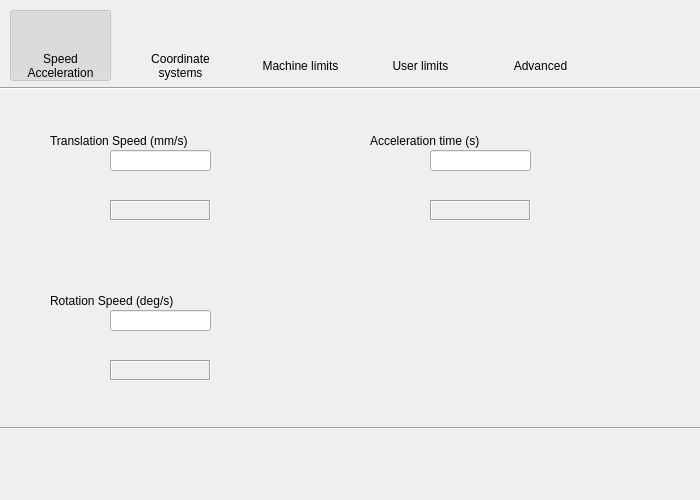
<?xml version="1.0" encoding="UTF-8"?>
<ui version="4.0">
 <class>Form</class>
 <widget class="PyDMFrame" name="Form">
  <property name="geometry">
   <rect>
    <x>0</x>
    <y>0</y>
    <width>700</width>
    <height>500</height>
   </rect>
  </property>
  <property name="windowTitle">
   <string>Parameters</string>
  </property>
  <property name="toolTip">
   <string/>
  </property>
  <property name="whatsThis">
   <string>
    QFrame with support for alarms
    This class inherits from QFrame and PyDMWidget.

    Parameters
    ----------
    parent : QWidget
        The parent widget for the Label
    init_channel : str, optional
        The channel to be used by the widget.
    </string>
  </property>
  <property name="channel" stdset="0">
   <string>ca://${P}${R}CFG_SPEED:Trans</string>
  </property>
  <widget class="PyDMRelatedDisplayButton" name="PyDMRelatedDisplayButton">
   <property name="enabled">
    <bool>false</bool>
   </property>
   <property name="geometry">
    <rect>
     <x>10</x>
     <y>10</y>
     <width>101</width>
     <height>71</height>
    </rect>
   </property>
   <property name="toolTip">
    <string/>
   </property>
   <property name="whatsThis">
    <string>
    A QPushButton capable of opening a new Display at the same of at a
    new window.

    Parameters
    ----------
    init_channel : str, optional
        The channel to be used by the widget.

    filename : str, optional
        The file to be opened
    </string>
   </property>
   <property name="layoutDirection">
    <enum>Qt::LeftToRight</enum>
   </property>
   <property name="autoFillBackground">
    <bool>false</bool>
   </property>
   <property name="styleSheet">
    <string notr="true">padding-bottom:20px;</string>
   </property>
   <property name="icon">
    <iconset>
     <normaloff>icons/Speed_32px.png</normaloff>icons/Speed_32px.png</iconset>
   </property>
   <property name="iconSize">
    <size>
     <width>32</width>
     <height>32</height>
    </size>
   </property>
   <property name="checkable">
    <bool>true</bool>
   </property>
   <property name="checked">
    <bool>true</bool>
   </property>
   <property name="filenames" stdset="0">
    <string>SymetrieConfigSpeed.ui</string>
   </property>
  </widget>
  <widget class="PyDMRelatedDisplayButton" name="PyDMRelatedDisplayButton_2">
   <property name="geometry">
    <rect>
     <x>130</x>
     <y>10</y>
     <width>101</width>
     <height>71</height>
    </rect>
   </property>
   <property name="toolTip">
    <string/>
   </property>
   <property name="whatsThis">
    <string>
    A QPushButton capable of opening a new Display at the same of at a
    new window.

    Parameters
    ----------
    init_channel : str, optional
        The channel to be used by the widget.

    filename : str, optional
        The file to be opened
    </string>
   </property>
   <property name="layoutDirection">
    <enum>Qt::LeftToRight</enum>
   </property>
   <property name="autoFillBackground">
    <bool>false</bool>
   </property>
   <property name="styleSheet">
    <string notr="true">padding-bottom:20px;</string>
   </property>
   <property name="icon">
    <iconset>
     <normaloff>icons/Coordinate_System_32px.png</normaloff>icons/Coordinate_System_32px.png</iconset>
   </property>
   <property name="iconSize">
    <size>
     <width>32</width>
     <height>32</height>
    </size>
   </property>
   <property name="flat">
    <bool>true</bool>
   </property>
   <property name="filenames" stdset="0">
    <string>SymetrieConfigCoordSys.ui</string>
   </property>
  </widget>
  <widget class="PyDMRelatedDisplayButton" name="PyDMRelatedDisplayButton_5">
   <property name="geometry">
    <rect>
     <x>490</x>
     <y>10</y>
     <width>101</width>
     <height>71</height>
    </rect>
   </property>
   <property name="toolTip">
    <string/>
   </property>
   <property name="whatsThis">
    <string>
    A QPushButton capable of opening a new Display at the same of at a
    new window.

    Parameters
    ----------
    init_channel : str, optional
        The channel to be used by the widget.

    filename : str, optional
        The file to be opened
    </string>
   </property>
   <property name="layoutDirection">
    <enum>Qt::LeftToRight</enum>
   </property>
   <property name="autoFillBackground">
    <bool>false</bool>
   </property>
   <property name="styleSheet">
    <string notr="true">padding-bottom:20px;</string>
   </property>
   <property name="icon">
    <iconset>
     <normaloff>icons/Administrative_Tools_32px.png</normaloff>icons/Administrative_Tools_32px.png</iconset>
   </property>
   <property name="iconSize">
    <size>
     <width>32</width>
     <height>32</height>
    </size>
   </property>
   <property name="flat">
    <bool>true</bool>
   </property>
   <property name="filenames" stdset="0">
    <string>SymetrieConfigAdvanced.ui</string>
   </property>
  </widget>
  <widget class="PyDMSlider" name="PyDMSlider">
   <property name="enabled">
    <bool>true</bool>
   </property>
   <property name="geometry">
    <rect>
     <x>40</x>
     <y>160</y>
     <width>250</width>
     <height>40</height>
    </rect>
   </property>
   <property name="toolTip">
    <string/>
   </property>
   <property name="whatsThis">
    <string>
    A QSlider with support for Channels and more from PyDM.

    Parameters
    ----------
    parent : QWidget
        The parent widget for the Label
    init_channel : str, optional
        The channel to be used by the widget.
    </string>
   </property>
   <property name="showUnits" stdset="0">
    <bool>false</bool>
   </property>
   <property name="channel" stdset="0">
    <string>ca://${P}${R}CFG_SPEED:Trans</string>
   </property>
   <property name="showValueLabel" stdset="0">
    <bool>false</bool>
   </property>
  </widget>
  <widget class="PyDMLineEdit" name="PyDMLineEdit">
   <property name="geometry">
    <rect>
     <x>110</x>
     <y>150</y>
     <width>101</width>
     <height>21</height>
    </rect>
   </property>
   <property name="toolTip">
    <string/>
   </property>
   <property name="whatsThis">
    <string/>
   </property>
   <property name="precisionFromPV" stdset="0">
    <bool>false</bool>
   </property>
   <property name="precision" stdset="0">
    <number>4</number>
   </property>
   <property name="channel" stdset="0">
    <string>ca://${P}${R}CFG_SPEED:Trans</string>
   </property>
  </widget>
  <widget class="PyDMLabel" name="PyDMLabel">
   <property name="geometry">
    <rect>
     <x>50</x>
     <y>130</y>
     <width>221</width>
     <height>21</height>
    </rect>
   </property>
   <property name="toolTip">
    <string/>
   </property>
   <property name="whatsThis">
    <string/>
   </property>
   <property name="text">
    <string>Translation Speed (mm/s)</string>
   </property>
  </widget>
  <widget class="PyDMLineEdit" name="PyDMLineEdit_2">
   <property name="geometry">
    <rect>
     <x>110</x>
     <y>310</y>
     <width>101</width>
     <height>21</height>
    </rect>
   </property>
   <property name="toolTip">
    <string/>
   </property>
   <property name="whatsThis">
    <string/>
   </property>
   <property name="precisionFromPV" stdset="0">
    <bool>false</bool>
   </property>
   <property name="precision" stdset="0">
    <number>4</number>
   </property>
   <property name="channel" stdset="0">
    <string>ca://${P}${R}CFG_SPEED:Rot</string>
   </property>
  </widget>
  <widget class="PyDMLabel" name="PyDMLabel_2">
   <property name="geometry">
    <rect>
     <x>50</x>
     <y>290</y>
     <width>221</width>
     <height>21</height>
    </rect>
   </property>
   <property name="toolTip">
    <string/>
   </property>
   <property name="whatsThis">
    <string/>
   </property>
   <property name="text">
    <string>Rotation Speed (deg/s)</string>
   </property>
  </widget>
  <widget class="PyDMSlider" name="PyDMSlider_2">
   <property name="enabled">
    <bool>true</bool>
   </property>
   <property name="geometry">
    <rect>
     <x>40</x>
     <y>320</y>
     <width>250</width>
     <height>40</height>
    </rect>
   </property>
   <property name="toolTip">
    <string/>
   </property>
   <property name="whatsThis">
    <string>
    A QSlider with support for Channels and more from PyDM.

    Parameters
    ----------
    parent : QWidget
        The parent widget for the Label
    init_channel : str, optional
        The channel to be used by the widget.
    </string>
   </property>
   <property name="showUnits" stdset="0">
    <bool>false</bool>
   </property>
   <property name="channel" stdset="0">
    <string>ca://${P}${R}CFG_SPEED:Rot</string>
   </property>
   <property name="showValueLabel" stdset="0">
    <bool>false</bool>
   </property>
  </widget>
  <widget class="PyDMLabel" name="PyDMLabel_3">
   <property name="geometry">
    <rect>
     <x>110</x>
     <y>200</y>
     <width>101</width>
     <height>21</height>
    </rect>
   </property>
   <property name="toolTip">
    <string/>
   </property>
   <property name="whatsThis">
    <string/>
   </property>
   <property name="autoFillBackground">
    <bool>false</bool>
   </property>
   <property name="frameShape">
    <enum>QFrame::Box</enum>
   </property>
   <property name="frameShadow">
    <enum>QFrame::Sunken</enum>
   </property>
   <property name="margin">
    <number>0</number>
   </property>
   <property name="alarmSensitiveBorder" stdset="0">
    <bool>false</bool>
   </property>
   <property name="precisionFromPV" stdset="0">
    <bool>false</bool>
   </property>
   <property name="precision" stdset="0">
    <number>4</number>
   </property>
   <property name="showUnits" stdset="0">
    <bool>true</bool>
   </property>
   <property name="channel" stdset="0">
    <string>ca://${P}${R}CFG_SPEED:Trans_RBV</string>
   </property>
  </widget>
  <widget class="PyDMLabel" name="PyDMLabel_4">
   <property name="geometry">
    <rect>
     <x>110</x>
     <y>360</y>
     <width>101</width>
     <height>21</height>
    </rect>
   </property>
   <property name="toolTip">
    <string/>
   </property>
   <property name="whatsThis">
    <string/>
   </property>
   <property name="autoFillBackground">
    <bool>false</bool>
   </property>
   <property name="frameShape">
    <enum>QFrame::Box</enum>
   </property>
   <property name="frameShadow">
    <enum>QFrame::Sunken</enum>
   </property>
   <property name="margin">
    <number>0</number>
   </property>
   <property name="alarmSensitiveBorder" stdset="0">
    <bool>false</bool>
   </property>
   <property name="precisionFromPV" stdset="0">
    <bool>false</bool>
   </property>
   <property name="precision" stdset="0">
    <number>4</number>
   </property>
   <property name="showUnits" stdset="0">
    <bool>true</bool>
   </property>
   <property name="channel" stdset="0">
    <string>ca://${P}${R}CFG_SPEED:Rot_RBV</string>
   </property>
  </widget>
  <widget class="PyDMLineEdit" name="PyDMLineEdit_3">
   <property name="geometry">
    <rect>
     <x>430</x>
     <y>150</y>
     <width>101</width>
     <height>21</height>
    </rect>
   </property>
   <property name="toolTip">
    <string/>
   </property>
   <property name="whatsThis">
    <string/>
   </property>
   <property name="precisionFromPV" stdset="0">
    <bool>false</bool>
   </property>
   <property name="precision" stdset="0">
    <number>4</number>
   </property>
   <property name="channel" stdset="0">
    <string>ca://${P}${R}CFG_TA:Value</string>
   </property>
  </widget>
  <widget class="PyDMLabel" name="PyDMLabel_5">
   <property name="geometry">
    <rect>
     <x>370</x>
     <y>130</y>
     <width>221</width>
     <height>21</height>
    </rect>
   </property>
   <property name="toolTip">
    <string/>
   </property>
   <property name="whatsThis">
    <string/>
   </property>
   <property name="text">
    <string>Acceleration time (s)</string>
   </property>
  </widget>
  <widget class="PyDMSlider" name="PyDMSlider_3">
   <property name="enabled">
    <bool>true</bool>
   </property>
   <property name="geometry">
    <rect>
     <x>360</x>
     <y>160</y>
     <width>250</width>
     <height>40</height>
    </rect>
   </property>
   <property name="toolTip">
    <string/>
   </property>
   <property name="whatsThis">
    <string>
    A QSlider with support for Channels and more from PyDM.

    Parameters
    ----------
    parent : QWidget
        The parent widget for the Label
    init_channel : str, optional
        The channel to be used by the widget.
    </string>
   </property>
   <property name="showUnits" stdset="0">
    <bool>false</bool>
   </property>
   <property name="channel" stdset="0">
    <string>ca://${P}${R}CFG_TA:Value</string>
   </property>
   <property name="showValueLabel" stdset="0">
    <bool>false</bool>
   </property>
  </widget>
  <widget class="PyDMLabel" name="PyDMLabel_6">
   <property name="geometry">
    <rect>
     <x>430</x>
     <y>200</y>
     <width>101</width>
     <height>21</height>
    </rect>
   </property>
   <property name="toolTip">
    <string/>
   </property>
   <property name="whatsThis">
    <string/>
   </property>
   <property name="autoFillBackground">
    <bool>false</bool>
   </property>
   <property name="frameShape">
    <enum>QFrame::Box</enum>
   </property>
   <property name="frameShadow">
    <enum>QFrame::Sunken</enum>
   </property>
   <property name="margin">
    <number>0</number>
   </property>
   <property name="alarmSensitiveBorder" stdset="0">
    <bool>false</bool>
   </property>
   <property name="precisionFromPV" stdset="0">
    <bool>false</bool>
   </property>
   <property name="precision" stdset="0">
    <number>4</number>
   </property>
   <property name="showUnits" stdset="0">
    <bool>true</bool>
   </property>
   <property name="channel" stdset="0">
    <string>ca://${P}${R}CFG_TA:Value_RBV</string>
   </property>
  </widget>
  <widget class="PyDMRelatedDisplayButton" name="PyDMRelatedDisplayButton_6">
   <property name="geometry">
    <rect>
     <x>250</x>
     <y>10</y>
     <width>101</width>
     <height>71</height>
    </rect>
   </property>
   <property name="toolTip">
    <string/>
   </property>
   <property name="whatsThis">
    <string>
    A QPushButton capable of opening a new Display at the same of at a
    new window.

    Parameters
    ----------
    init_channel : str, optional
        The channel to be used by the widget.

    filename : str, optional
        The file to be opened
    </string>
   </property>
   <property name="layoutDirection">
    <enum>Qt::LeftToRight</enum>
   </property>
   <property name="autoFillBackground">
    <bool>false</bool>
   </property>
   <property name="styleSheet">
    <string notr="true">padding-bottom:20px;</string>
   </property>
   <property name="icon">
    <iconset>
     <normaloff>icons/Machine_Limits_32px.png</normaloff>icons/Machine_Limits_32px.png</iconset>
   </property>
   <property name="iconSize">
    <size>
     <width>32</width>
     <height>32</height>
    </size>
   </property>
   <property name="flat">
    <bool>true</bool>
   </property>
   <property name="filenames" stdset="0">
    <string>SymetrieConfigMachineLimits.ui</string>
   </property>
  </widget>
  <widget class="PyDMRelatedDisplayButton" name="PyDMRelatedDisplayButton_7">
   <property name="geometry">
    <rect>
     <x>370</x>
     <y>10</y>
     <width>101</width>
     <height>71</height>
    </rect>
   </property>
   <property name="toolTip">
    <string/>
   </property>
   <property name="whatsThis">
    <string>
    A QPushButton capable of opening a new Display at the same of at a
    new window.

    Parameters
    ----------
    init_channel : str, optional
        The channel to be used by the widget.

    filename : str, optional
        The file to be opened
    </string>
   </property>
   <property name="layoutDirection">
    <enum>Qt::LeftToRight</enum>
   </property>
   <property name="autoFillBackground">
    <bool>false</bool>
   </property>
   <property name="styleSheet">
    <string notr="true">padding-bottom:20px;</string>
   </property>
   <property name="text">
    <string/>
   </property>
   <property name="icon">
    <iconset>
     <normaloff>icons/User_Limits_32px.png</normaloff>icons/User_Limits_32px.png</iconset>
   </property>
   <property name="iconSize">
    <size>
     <width>32</width>
     <height>32</height>
    </size>
   </property>
   <property name="flat">
    <bool>true</bool>
   </property>
   <property name="filenames" stdset="0">
    <string>SymetrieConfigUserLimits.ui</string>
   </property>
  </widget>
  <widget class="QLabel" name="label">
   <property name="geometry">
    <rect>
     <x>10</x>
     <y>50</y>
     <width>101</width>
     <height>31</height>
    </rect>
   </property>
   <property name="text">
    <string>Speed
Acceleration</string>
   </property>
   <property name="alignment">
    <set>Qt::AlignCenter</set>
   </property>
  </widget>
  <widget class="QLabel" name="label_2">
   <property name="geometry">
    <rect>
     <x>130</x>
     <y>50</y>
     <width>101</width>
     <height>31</height>
    </rect>
   </property>
   <property name="text">
    <string>Coordinate
systems</string>
   </property>
   <property name="alignment">
    <set>Qt::AlignCenter</set>
   </property>
  </widget>
  <widget class="QLabel" name="label_3">
   <property name="geometry">
    <rect>
     <x>250</x>
     <y>50</y>
     <width>101</width>
     <height>31</height>
    </rect>
   </property>
   <property name="text">
    <string>Machine limits</string>
   </property>
   <property name="alignment">
    <set>Qt::AlignCenter</set>
   </property>
  </widget>
  <widget class="QLabel" name="label_4">
   <property name="geometry">
    <rect>
     <x>370</x>
     <y>50</y>
     <width>101</width>
     <height>31</height>
    </rect>
   </property>
   <property name="text">
    <string>User limits</string>
   </property>
   <property name="alignment">
    <set>Qt::AlignCenter</set>
   </property>
  </widget>
  <widget class="QLabel" name="label_5">
   <property name="geometry">
    <rect>
     <x>490</x>
     <y>50</y>
     <width>101</width>
     <height>31</height>
    </rect>
   </property>
   <property name="text">
    <string>Advanced</string>
   </property>
   <property name="alignment">
    <set>Qt::AlignCenter</set>
   </property>
  </widget>
  <widget class="Line" name="line">
   <property name="geometry">
    <rect>
     <x>0</x>
     <y>80</y>
     <width>701</width>
     <height>16</height>
    </rect>
   </property>
   <property name="orientation">
    <enum>Qt::Horizontal</enum>
   </property>
  </widget>
  <widget class="Line" name="line_2">
   <property name="geometry">
    <rect>
     <x>0</x>
     <y>420</y>
     <width>701</width>
     <height>16</height>
    </rect>
   </property>
   <property name="orientation">
    <enum>Qt::Horizontal</enum>
   </property>
  </widget>
  <widget class="PyDMEmbeddedDisplay" name="PyDMEmbeddedDisplay">
   <property name="geometry">
    <rect>
     <x>0</x>
     <y>435</y>
     <width>700</width>
     <height>60</height>
    </rect>
   </property>
   <property name="toolTip">
    <string/>
   </property>
   <property name="whatsThis">
    <string>
    A QFrame capable of rendering a PyDM Display

    Parameters
    ----------
    parent : QWidget
        The parent widget for the Label

    </string>
   </property>
   <property name="filename" stdset="0">
    <string>SymetrieConfigOptions.ui</string>
   </property>
  </widget>
  <zorder>label_5</zorder>
  <zorder>label_4</zorder>
  <zorder>label_3</zorder>
  <zorder>label_2</zorder>
  <zorder>PyDMSlider_3</zorder>
  <zorder>PyDMSlider</zorder>
  <zorder>PyDMSlider_2</zorder>
  <zorder>PyDMRelatedDisplayButton</zorder>
  <zorder>PyDMRelatedDisplayButton_2</zorder>
  <zorder>PyDMRelatedDisplayButton_5</zorder>
  <zorder>PyDMLineEdit</zorder>
  <zorder>PyDMLabel</zorder>
  <zorder>PyDMLineEdit_2</zorder>
  <zorder>PyDMLabel_2</zorder>
  <zorder>PyDMLabel_3</zorder>
  <zorder>PyDMLabel_4</zorder>
  <zorder>PyDMLineEdit_3</zorder>
  <zorder>PyDMLabel_5</zorder>
  <zorder>PyDMLabel_6</zorder>
  <zorder>PyDMRelatedDisplayButton_6</zorder>
  <zorder>PyDMRelatedDisplayButton_7</zorder>
  <zorder>label</zorder>
  <zorder>line</zorder>
  <zorder>line_2</zorder>
  <zorder>PyDMEmbeddedDisplay</zorder>
 </widget>
 <customwidgets>
  <customwidget>
   <class>PyDMLabel</class>
   <extends>QLabel</extends>
   <header>pydm.widgets.label</header>
  </customwidget>
  <customwidget>
   <class>PyDMEmbeddedDisplay</class>
   <extends>QFrame</extends>
   <header>pydm.widgets.embedded_display</header>
  </customwidget>
  <customwidget>
   <class>PyDMFrame</class>
   <extends>QFrame</extends>
   <header>pydm.widgets.frame</header>
   <container>1</container>
  </customwidget>
  <customwidget>
   <class>PyDMLineEdit</class>
   <extends>QLineEdit</extends>
   <header>pydm.widgets.line_edit</header>
  </customwidget>
  <customwidget>
   <class>PyDMRelatedDisplayButton</class>
   <extends>QPushButton</extends>
   <header>pydm.widgets.related_display_button</header>
  </customwidget>
  <customwidget>
   <class>PyDMSlider</class>
   <extends>QFrame</extends>
   <header>pydm.widgets.slider</header>
  </customwidget>
 </customwidgets>
 <resources/>
 <connections/>
</ui>
